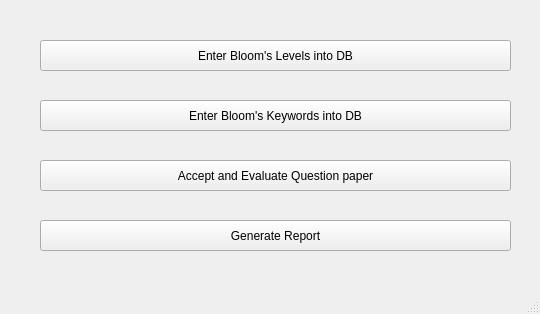
<?xml version="1.0" encoding="UTF-8"?>
<ui version="4.0">
 <class>MainWindow</class>
 <widget class="QMainWindow" name="MainWindow">
  <property name="geometry">
   <rect>
    <x>0</x>
    <y>0</y>
    <width>540</width>
    <height>314</height>
   </rect>
  </property>
  <property name="windowTitle">
   <string>EVAL</string>
  </property>
  <widget class="QWidget" name="centralwidget">
   <widget class="QPushButton" name="pushButton">
    <property name="geometry">
     <rect>
      <x>40</x>
      <y>40</y>
      <width>471</width>
      <height>31</height>
     </rect>
    </property>
    <property name="styleSheet">
     <string notr="true">color: rgb(0, 0, 0);
font: 75 13pt &quot;Rockwell&quot;;
</string>
    </property>
    <property name="text">
     <string>Enter Bloom's Levels into DB</string>
    </property>
   </widget>
   <widget class="QPushButton" name="pushButton_2">
    <property name="geometry">
     <rect>
      <x>40</x>
      <y>100</y>
      <width>471</width>
      <height>31</height>
     </rect>
    </property>
    <property name="styleSheet">
     <string notr="true">font: 75 13pt &quot;Rockwell&quot;;</string>
    </property>
    <property name="text">
     <string>Enter Bloom's Keywords into DB</string>
    </property>
   </widget>
   <widget class="QPushButton" name="pushButton_3">
    <property name="geometry">
     <rect>
      <x>40</x>
      <y>160</y>
      <width>471</width>
      <height>31</height>
     </rect>
    </property>
    <property name="styleSheet">
     <string notr="true">font: 75 13pt &quot;Rockwell&quot;;</string>
    </property>
    <property name="text">
     <string>Accept and Evaluate Question paper</string>
    </property>
   </widget>
   <widget class="QPushButton" name="pushButton_6">
    <property name="geometry">
     <rect>
      <x>40</x>
      <y>220</y>
      <width>471</width>
      <height>31</height>
     </rect>
    </property>
    <property name="styleSheet">
     <string notr="true">font: 75 13pt &quot;Rockwell&quot;;</string>
    </property>
    <property name="text">
     <string>Generate Report</string>
    </property>
   </widget>
   <widget class="QLabel" name="label">
    <property name="geometry">
     <rect>
      <x>0</x>
      <y>0</y>
      <width>541</width>
      <height>311</height>
     </rect>
    </property>
    <property name="text">
     <string/>
    </property>
    <property name="pixmap">
     <pixmap>dsBuffer.bmp.png</pixmap>
    </property>
   </widget>
   <zorder>label</zorder>
   <zorder>pushButton</zorder>
   <zorder>pushButton_2</zorder>
   <zorder>pushButton_3</zorder>
   <zorder>pushButton_6</zorder>
  </widget>
  <widget class="QStatusBar" name="statusbar"/>
 </widget>
 <resources/>
 <connections/>
</ui>
